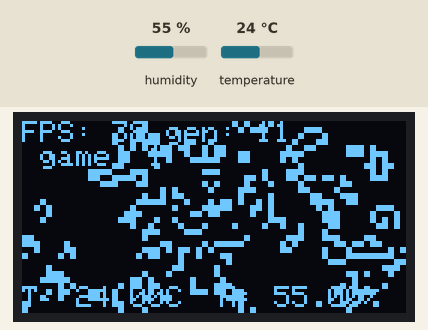
The sketch below on a simulated ESP8266 (NodeMCU). Shown: 128×64 one-colour display. Inputs (shaded band) come from the test bench; at power-on: humidity 55 %, temperature 24 °C. WiFi joins after 1.5 s; servers stay silent unless stated; random numbers use the default seed unless the sketch sets one; no MQTT or app messages arrive unless stated; what the sketch prints to the serial monitor is not drawn.

Above: at 2.6 s.
2.9 s: humidity set to 22 %
At 4.67 s:
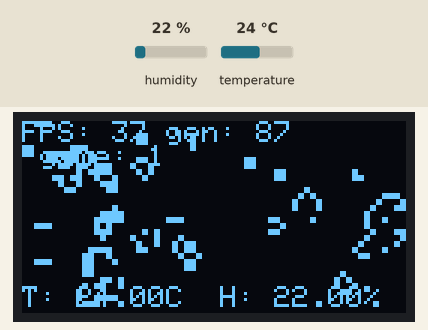
6.0 s: temperature set to 12 °C
At 6.69 s:
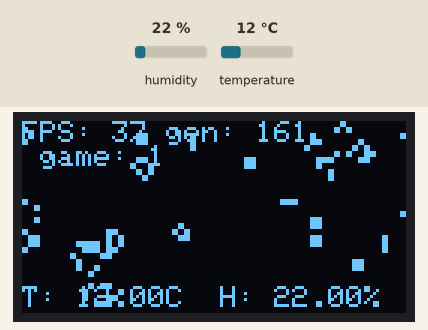
8.8 s: humidity set to 40 %
At 10.72 s:
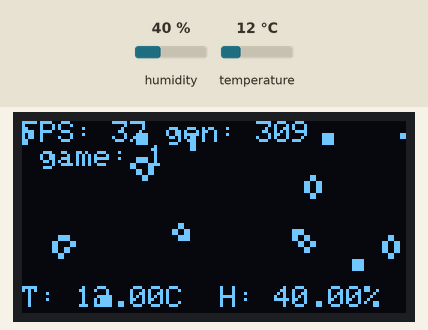
12.0 s: temperature set to 19 °C
At 12.74 s:
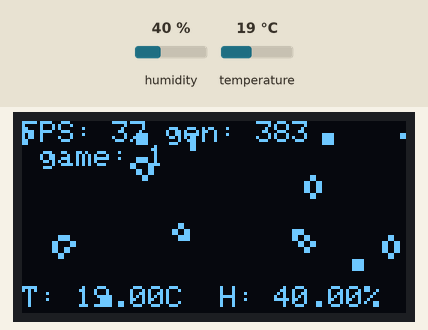
Timing chart, 0 to 15.0 s (numbered marks = the images above; inputs shaded):
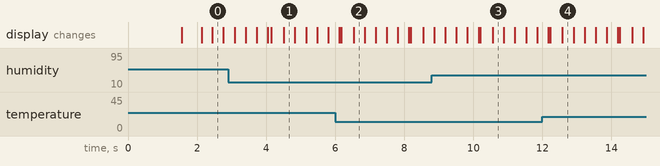

The sketch:

life_game.ino
```cpp
/*****************************************************************
 *****************************************************************

  CONWAY'S GAME OF LIFE V1

  DATE : 19 JAN 2018

  CONCEPTOR : AERODYNAMICS

  This program intends to run a CONWAYS'S Game of Life on an Arduino
  and to display it on a 16x32 LED MATRIX


* *****************************************************************
*******************************************************************/

//////////////////////////
//      LIBRARIES       //
//////////////////////////

// mqtt
#include <ESP8266WiFi.h>
#include <PubSubClient.h>

#include <Adafruit_GFX.h>   // Core graphics library
#include <Wire.h>
#include <Adafruit_SSD1306.h>
//#include <RGBmatrixPanel.h> // Hardware-specific library
//#include <EEPROM.h> // To store on EEPROM Memory

#include "Adafruit_Sensor.h"
#include "Adafruit_AM2320.h"

#define SCREEN_WIDTH 128 // OLED display width, in pixels
#define SCREEN_HEIGHT 64 // OLED display height, in pixels

// Declaration for an SSD1306 display connected to I2C (SDA, SCL pins)
#define OLED_RESET     -1 // Reset pin # (or -1 if sharing Arduino reset pin)
Adafruit_SSD1306 display(SCREEN_WIDTH, SCREEN_HEIGHT, &Wire, OLED_RESET);

//////////////////////////
//       VARIABLES      //
//////////////////////////

//Definition of the pattern if you use the pattern initialization
int pattern_size[] = {7, 22}; // row x Column
char pattern_init[] =
  ".........*,\
.......*.*,\
......*.*,\
**...*..*...........**,\
**....*.*...........**,\
.......*.*,\
.........*!";

#define L_W  64
#define L_H  32
Adafruit_AM2320 am2320 = Adafruit_AM2320();
bool WORLD[L_W][L_H]; // Creation of the wordl
bool temp[L_W][L_H];
int step_GOL; //used to know the generation
int game = 0;


const char* ssid = "Skyroot";
const char* password =  "ironhex9";
const char* mqttServer = "m16.cloudmqtt.com";
const int mqttPort = 18278;
const char* mqttUser = "hnakzoke";
const char* mqttPassword = "-zUur2fr2ADL";

WiFiClient espClient;
PubSubClient client(espClient);

//////////////////////////
//       OBJECTS        //
//////////////////////////


/*************************************************************************************************************/
//////////////////////////
//          SETUP       //
//////////////////////////
void setup() {
  Serial.begin(115200); //use to print the game on the serial monitor (to debug)

  WiFi.begin(ssid, password);

  while (WiFi.status() != WL_CONNECTED) {
    delay(500);
    Serial.print("Connecting to WiFi..");
  }

  Serial.println("Connected to the WiFi network");


client.setServer(mqttServer, mqttPort);
client.setCallback(callback);

while (!client.connected()) {
    Serial.println("Connecting to MQTT...");

    if (client.connect("ESP8266Client", mqttUser, mqttPassword )) {

      Serial.println("connected");
      client.publish("esp/test", "Hello from ESP8266");

    } else {

      Serial.print("failed with state ");
      Serial.print(client.state());
      delay(2000);

    }
}

// set pull up r for sda and scl for am2320
  pinMode(4, INPUT_PULLUP);
  pinMode(5, INPUT_PULLUP);

  am2320.begin();
  //Randomly initialazing the world for the first step
  /*
    randomSeed(millis());
    for (byte i = 0; i < L_W; i++) {
    for (byte j = 0; j < L_H; j++) {
      WORLD[i][j] = random(0, 2);
    }
    }
  */

  //init_WORLD(); // Uncomment if you want to init with a specific pattern

  step_GOL = 0;
  //matrix.begin();

  // SSD1306_SWITCHCAPVCC = generate display voltage from 3.3V internally
  if (!display.begin(SSD1306_SWITCHCAPVCC, 0x3C)) { // Address 0x3D for 128x64
    Serial.println(F("SSD1306 allocation failed"));
    for (;;); // Don't proceed, loop forever
  }

  print_WORLD(); //Display the first generation
  display.setTextSize(1);             // Normal 1:1 pixel scale
  display.setTextColor(WHITE);        // Draw white text

  display.display();
}


bool newGen = 1;
int fps = 0;
const int interval = 2000;
unsigned long last = 0;
float tm = 0;
float hum = 0;
/*************************************************************************************************************/
//////////////////////////
//    LOOP FUNCTION     //
//////////////////////////
void loop() {
  unsigned long currentMillis = millis();
  if (newGen == 1 || step_GOL == 600) { // This if reboot the world after 60 generation to avoid static world
    game ++;
    newGen = 0;
    step_GOL = 0;
    //matrix.fillScreen(0);
    display.clearDisplay();
    delay(500);
    randomSeed(currentMillis);
    for (byte i = 0; i < L_W; i++) {
      for (byte j = 0; j < L_H; j++) {
        WORLD[i][j] = random(0, 2);
      }
    }
  }

  if (currentMillis - last > interval ) {
    tm = am2320.readTemperature();
    hum = am2320.readHumidity();
    if( isnan(tm) ) {
      am2320.begin();
    }
    last = currentMillis;
    char charBuf[20];
    client.publish("esp/temp", dtostrf(tm, 3, 1, charBuf));


    client.publish("esp/hum", dtostrf(hum,3,1,charBuf));
  }
  //This double "for" is used to update the world to the next generation
  //The buffer state is written on the EEPROM Memory

  int changes = 0;
  for (byte i = 0; i < L_W; i++) {
    for (byte j = 0; j < L_H; j++) {

      byte num_alive = worldAt(i - 1, j - 1) + worldAt(i - 1, j) + worldAt(i - 1, j + 1) + worldAt(i, j - 1) + worldAt(i, j + 1)
                       + worldAt(i + 1, j - 1) + worldAt(i + 1, j) + worldAt(i + 1, j + 1);
      bool state = worldAt(i, j);

      //RULE#1 if you are surrounded by 3 cells --> you live
      if (num_alive == 3) {
        //EEPROM.write(i * 31 + j , 1);
        temp[i][j] = 1;
        changes ++;
      }
      //RULE#2 if you are surrounded by 2 cells --> you stay in your state
      else if (num_alive == 2) {
        //EEPROM.write(i * 31 + j , state);
        temp[i][j] = state;
      }
      //RULE#3 otherwise you die from overpopulation or subpopulation
      else {
        //EEPROM.write(i * 31 + j , 0);
        temp[i][j] = 0;
        changes ++;
      }

    }
  }
  if ( changes == 0 ) { // nothing changed
    newGen = 1;
  }

  //Updating the World
  for (byte i = 0; i < L_W; i++) {
    for (byte j = 0; j < L_H; j++) {
      WORLD[i][j] = temp[i][j]; // EEPROM.read(i * 31 + j);
    }
  }

  //Displaying the world
  print_WORLD();

  //Increasing the generation
  step_GOL++;


  display.setCursor(0, 0);            // Start at top-left corner
  display.print(F("FPS: "));
  display.print(fps);
  display.print(" gen: ");
  display.println(step_GOL);
  display.print(" game: ");
  display.println(game);


  display.setCursor(0, 55);
  display.print(F("T: "));
  display.print(tm);

  display.print(F("C  H: "));
  display.print(hum);
  display.print("%");
  display.display();

  delay(1);
  unsigned long t = millis() - currentMillis;
  fps = 1000 / (t);

}

inline bool worldAt(int x, int y) {
  if (x < 0) x = L_W;
  if (x >= L_W) x = 0;
  if (y < 0) y = L_H;
  if (y >= L_H) y = 0;
  return WORLD[x][y];
}
/*************************************************************************************************************/
//////////////////////////
//       FUNCTIONS      //
//////////////////////////


// PRINT THE WORLD
void print_WORLD()
{
  display.clearDisplay();
  for (byte j = 0; j < L_H; j++) {
    for (byte i = 0; i < L_W; i++) {
      if (WORLD[i][j] == 0) {
        //matrix.drawPixel(j, i, matrix.Color333(0, 0, 0));
        //display.drawLine(0, 0, display.width()-1, i, WHITE);
      }
      else
      {
        //matrix.drawPixel(j, i, matrix.Color333(0, 1, 2));
        display.drawLine(i * 2, j * 2, i * 2 + 1, j * 2, WHITE);
        display.drawLine(i * 2, j * 2 + 1, i * 2 + 1, j * 2 + 1, WHITE);
      }
    }
  }
  //display.display();
}

//Those two function are used to display the world on the serial monitor
//Not beautiful but useful to debug

void print_WORLD_SERIAL()
{
  clearscreen();
  Serial.print("Step = "); Serial.println(step_GOL);
  for (int i = 0; i < 16; i++) {
    for (int j = 0; j < 32; j++) {
      if (WORLD[i][j] == 0) {
        Serial.print(".");
        Serial.print(" ");
      }
      else
      {
        Serial.print("*");
        Serial.print(" ");
      }
    }
    Serial.println("");
  }
  Serial.println("");

}

void clearscreen() {
  for (int i = 0; i < 10; i++) {
    Serial.println("\n\n\n\n");
  }
}

//This function is used to init the world with a know pattern
//It read . and * to convert them to 0 and 1.
//Inspired from life 1.05 format
// NB : this function needs improvment to center the pattern

void init_WORLD() {
  int k = 0;
  int row = 0;
  int column = 0;
  while (pattern_init[k] != '!') {
    if (pattern_init[k] == ',') {
      row++;
      k++;
      column = 0;
    }
    else if (pattern_init[k] == '.') {
      WORLD[row + 2][column + 4] = 0;
      k++;
      column ++;
    }
    else  {
      WORLD[row + 2][column + 4] = 1;
      k++;
      column ++;
    }
  }
}

void callback(char* topic, byte* payload, unsigned int length) {

  Serial.print("Message arrived in topic: ");
  Serial.println(topic);

  Serial.print("Message:");
  for (int i = 0; i < length; i++) {
    Serial.print((char)payload[i]);
  }

  Serial.println();
  Serial.println("-----------------------");

}
```
